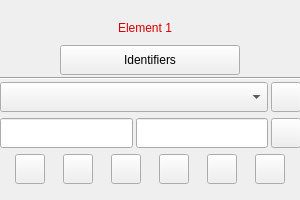
<?xml version="1.0" encoding="UTF-8"?>
<ui version="4.0">
 <class>Element</class>
 <widget class="QWidget" name="Element">
  <property name="geometry">
   <rect>
    <x>0</x>
    <y>0</y>
    <width>300</width>
    <height>200</height>
   </rect>
  </property>
  <property name="sizePolicy">
   <sizepolicy hsizetype="Fixed" vsizetype="Fixed">
    <horstretch>0</horstretch>
    <verstretch>0</verstretch>
   </sizepolicy>
  </property>
  <property name="minimumSize">
   <size>
    <width>300</width>
    <height>200</height>
   </size>
  </property>
  <property name="maximumSize">
   <size>
    <width>300</width>
    <height>200</height>
   </size>
  </property>
  <property name="windowTitle">
   <string>Element</string>
  </property>
  <widget class="QWidget" name="layoutWidget">
   <property name="geometry">
    <rect>
     <x>0</x>
     <y>0</y>
     <width>301</width>
     <height>201</height>
    </rect>
   </property>
   <layout class="QVBoxLayout" name="main_v_layout">
    <property name="spacing">
     <number>0</number>
    </property>
    <property name="leftMargin">
     <number>0</number>
    </property>
    <property name="rightMargin">
     <number>0</number>
    </property>
    <item>
     <widget class="QLabel" name="label">
      <property name="minimumSize">
       <size>
        <width>290</width>
        <height>30</height>
       </size>
      </property>
      <property name="maximumSize">
       <size>
        <width>290</width>
        <height>30</height>
       </size>
      </property>
      <property name="palette">
       <palette>
        <active>
         <colorrole role="WindowText">
          <brush brushstyle="SolidPattern">
           <color alpha="255">
            <red>216</red>
            <green>0</green>
            <blue>0</blue>
           </color>
          </brush>
         </colorrole>
        </active>
        <inactive>
         <colorrole role="WindowText">
          <brush brushstyle="SolidPattern">
           <color alpha="255">
            <red>216</red>
            <green>0</green>
            <blue>0</blue>
           </color>
          </brush>
         </colorrole>
        </inactive>
        <disabled>
         <colorrole role="WindowText">
          <brush brushstyle="SolidPattern">
           <color alpha="255">
            <red>159</red>
            <green>158</green>
            <blue>158</blue>
           </color>
          </brush>
         </colorrole>
        </disabled>
       </palette>
      </property>
      <property name="frameShape">
       <enum>QFrame::NoFrame</enum>
      </property>
      <property name="text">
       <string>Element 1</string>
      </property>
      <property name="alignment">
       <set>Qt::AlignCenter</set>
      </property>
     </widget>
    </item>
    <item>
     <layout class="QHBoxLayout" name="choose_h_layout">
      <item>
       <widget class="QPushButton" name="type_button">
        <property name="minimumSize">
         <size>
          <width>180</width>
          <height>30</height>
         </size>
        </property>
        <property name="maximumSize">
         <size>
          <width>180</width>
          <height>30</height>
         </size>
        </property>
        <property name="focusPolicy">
         <enum>Qt::NoFocus</enum>
        </property>
        <property name="toolTip">
         <string>Select type of element</string>
        </property>
        <property name="text">
         <string>Identifiers</string>
        </property>
       </widget>
      </item>
     </layout>
    </item>
    <item>
     <widget class="Line" name="line">
      <property name="orientation">
       <enum>Qt::Horizontal</enum>
      </property>
     </widget>
    </item>
    <item>
     <layout class="QVBoxLayout" name="identifiers_v_layout">
      <item>
       <layout class="QHBoxLayout" name="combo_box_h_layout">
        <property name="spacing">
         <number>3</number>
        </property>
        <item>
         <widget class="QComboBox" name="combo_box">
          <property name="sizePolicy">
           <sizepolicy hsizetype="Expanding" vsizetype="Fixed">
            <horstretch>0</horstretch>
            <verstretch>0</verstretch>
           </sizepolicy>
          </property>
          <property name="minimumSize">
           <size>
            <width>0</width>
            <height>30</height>
           </size>
          </property>
          <property name="maximumSize">
           <size>
            <width>16777215</width>
            <height>30</height>
           </size>
          </property>
         </widget>
        </item>
        <item>
         <widget class="QPushButton" name="delete_button">
          <property name="sizePolicy">
           <sizepolicy hsizetype="Fixed" vsizetype="Fixed">
            <horstretch>0</horstretch>
            <verstretch>0</verstretch>
           </sizepolicy>
          </property>
          <property name="minimumSize">
           <size>
            <width>30</width>
            <height>30</height>
           </size>
          </property>
          <property name="maximumSize">
           <size>
            <width>30</width>
            <height>30</height>
           </size>
          </property>
          <property name="focusPolicy">
           <enum>Qt::NoFocus</enum>
          </property>
          <property name="text">
           <string/>
          </property>
          <property name="icon">
           <iconset resource="resources.qrc">
            <normaloff>:/resources/close.png</normaloff>:/resources/close.png</iconset>
          </property>
          <property name="iconSize">
           <size>
            <width>30</width>
            <height>30</height>
           </size>
          </property>
         </widget>
        </item>
       </layout>
      </item>
      <item>
       <layout class="QHBoxLayout" name="line_edit_h_layout">
        <property name="spacing">
         <number>3</number>
        </property>
        <item>
         <widget class="QLineEdit" name="line_edit">
          <property name="minimumSize">
           <size>
            <width>0</width>
            <height>30</height>
           </size>
          </property>
          <property name="maximumSize">
           <size>
            <width>16777215</width>
            <height>30</height>
           </size>
          </property>
         </widget>
        </item>
        <item>
         <widget class="QLineEdit" name="line_edit_2">
          <property name="enabled">
           <bool>true</bool>
          </property>
          <property name="minimumSize">
           <size>
            <width>0</width>
            <height>30</height>
           </size>
          </property>
          <property name="maximumSize">
           <size>
            <width>16777215</width>
            <height>30</height>
           </size>
          </property>
          <property name="toolTip">
           <string>Ending mark of multiline comment</string>
          </property>
         </widget>
        </item>
        <item>
         <widget class="QPushButton" name="add_button">
          <property name="sizePolicy">
           <sizepolicy hsizetype="Fixed" vsizetype="Fixed">
            <horstretch>0</horstretch>
            <verstretch>0</verstretch>
           </sizepolicy>
          </property>
          <property name="minimumSize">
           <size>
            <width>30</width>
            <height>30</height>
           </size>
          </property>
          <property name="maximumSize">
           <size>
            <width>30</width>
            <height>30</height>
           </size>
          </property>
          <property name="focusPolicy">
           <enum>Qt::NoFocus</enum>
          </property>
          <property name="toolTip">
           <string>Add identifier into set of selected identifiers</string>
          </property>
          <property name="text">
           <string/>
          </property>
          <property name="icon">
           <iconset resource="resources.qrc">
            <normaloff>:/resources/up.png</normaloff>:/resources/up.png</iconset>
          </property>
          <property name="iconSize">
           <size>
            <width>30</width>
            <height>30</height>
           </size>
          </property>
         </widget>
        </item>
       </layout>
      </item>
      <item>
       <layout class="QHBoxLayout" name="colors_h_layout">
        <property name="spacing">
         <number>3</number>
        </property>
        <item>
         <widget class="QPushButton" name="color_1_button">
          <property name="sizePolicy">
           <sizepolicy hsizetype="Fixed" vsizetype="Fixed">
            <horstretch>0</horstretch>
            <verstretch>0</verstretch>
           </sizepolicy>
          </property>
          <property name="minimumSize">
           <size>
            <width>30</width>
            <height>30</height>
           </size>
          </property>
          <property name="maximumSize">
           <size>
            <width>30</width>
            <height>30</height>
           </size>
          </property>
          <property name="focusPolicy">
           <enum>Qt::NoFocus</enum>
          </property>
          <property name="toolTip">
           <string>Color of element for first theme</string>
          </property>
          <property name="text">
           <string/>
          </property>
          <property name="icon">
           <iconset resource="resources.qrc">
            <normaloff>:/resources/11.png</normaloff>:/resources/11.png</iconset>
          </property>
          <property name="iconSize">
           <size>
            <width>30</width>
            <height>30</height>
           </size>
          </property>
         </widget>
        </item>
        <item>
         <widget class="QPushButton" name="color_2_button">
          <property name="sizePolicy">
           <sizepolicy hsizetype="Fixed" vsizetype="Fixed">
            <horstretch>0</horstretch>
            <verstretch>0</verstretch>
           </sizepolicy>
          </property>
          <property name="minimumSize">
           <size>
            <width>30</width>
            <height>30</height>
           </size>
          </property>
          <property name="maximumSize">
           <size>
            <width>30</width>
            <height>30</height>
           </size>
          </property>
          <property name="focusPolicy">
           <enum>Qt::NoFocus</enum>
          </property>
          <property name="toolTip">
           <string>Color of element for second theme</string>
          </property>
          <property name="text">
           <string/>
          </property>
          <property name="icon">
           <iconset resource="resources.qrc">
            <normaloff>:/resources/21.png</normaloff>:/resources/21.png</iconset>
          </property>
          <property name="iconSize">
           <size>
            <width>30</width>
            <height>30</height>
           </size>
          </property>
         </widget>
        </item>
        <item>
         <widget class="QPushButton" name="color_3_button">
          <property name="sizePolicy">
           <sizepolicy hsizetype="Fixed" vsizetype="Fixed">
            <horstretch>0</horstretch>
            <verstretch>0</verstretch>
           </sizepolicy>
          </property>
          <property name="minimumSize">
           <size>
            <width>30</width>
            <height>30</height>
           </size>
          </property>
          <property name="maximumSize">
           <size>
            <width>30</width>
            <height>30</height>
           </size>
          </property>
          <property name="focusPolicy">
           <enum>Qt::NoFocus</enum>
          </property>
          <property name="toolTip">
           <string>Color of element for third theme</string>
          </property>
          <property name="text">
           <string/>
          </property>
          <property name="icon">
           <iconset resource="resources.qrc">
            <normaloff>:/resources/31.png</normaloff>:/resources/31.png</iconset>
          </property>
          <property name="iconSize">
           <size>
            <width>30</width>
            <height>30</height>
           </size>
          </property>
         </widget>
        </item>
        <item>
         <widget class="QPushButton" name="color_4_button">
          <property name="sizePolicy">
           <sizepolicy hsizetype="Fixed" vsizetype="Fixed">
            <horstretch>0</horstretch>
            <verstretch>0</verstretch>
           </sizepolicy>
          </property>
          <property name="minimumSize">
           <size>
            <width>30</width>
            <height>30</height>
           </size>
          </property>
          <property name="maximumSize">
           <size>
            <width>30</width>
            <height>30</height>
           </size>
          </property>
          <property name="focusPolicy">
           <enum>Qt::NoFocus</enum>
          </property>
          <property name="toolTip">
           <string>Color of element for fourth theme</string>
          </property>
          <property name="text">
           <string/>
          </property>
          <property name="icon">
           <iconset resource="resources.qrc">
            <normaloff>:/resources/41.png</normaloff>:/resources/41.png</iconset>
          </property>
          <property name="iconSize">
           <size>
            <width>30</width>
            <height>30</height>
           </size>
          </property>
         </widget>
        </item>
        <item>
         <widget class="QPushButton" name="color_5_button">
          <property name="sizePolicy">
           <sizepolicy hsizetype="Fixed" vsizetype="Fixed">
            <horstretch>0</horstretch>
            <verstretch>0</verstretch>
           </sizepolicy>
          </property>
          <property name="minimumSize">
           <size>
            <width>30</width>
            <height>30</height>
           </size>
          </property>
          <property name="maximumSize">
           <size>
            <width>30</width>
            <height>30</height>
           </size>
          </property>
          <property name="focusPolicy">
           <enum>Qt::NoFocus</enum>
          </property>
          <property name="toolTip">
           <string>Color of element for fifth theme</string>
          </property>
          <property name="text">
           <string/>
          </property>
          <property name="icon">
           <iconset resource="resources.qrc">
            <normaloff>:/resources/51.png</normaloff>:/resources/51.png</iconset>
          </property>
          <property name="iconSize">
           <size>
            <width>30</width>
            <height>30</height>
           </size>
          </property>
         </widget>
        </item>
        <item>
         <widget class="QPushButton" name="color_6_button">
          <property name="sizePolicy">
           <sizepolicy hsizetype="Fixed" vsizetype="Fixed">
            <horstretch>0</horstretch>
            <verstretch>0</verstretch>
           </sizepolicy>
          </property>
          <property name="minimumSize">
           <size>
            <width>30</width>
            <height>30</height>
           </size>
          </property>
          <property name="maximumSize">
           <size>
            <width>30</width>
            <height>30</height>
           </size>
          </property>
          <property name="focusPolicy">
           <enum>Qt::NoFocus</enum>
          </property>
          <property name="toolTip">
           <string>Color of element for sixth theme</string>
          </property>
          <property name="text">
           <string/>
          </property>
          <property name="icon">
           <iconset resource="resources.qrc">
            <normaloff>:/resources/61.png</normaloff>:/resources/61.png</iconset>
          </property>
          <property name="iconSize">
           <size>
            <width>30</width>
            <height>30</height>
           </size>
          </property>
         </widget>
        </item>
       </layout>
      </item>
     </layout>
    </item>
   </layout>
  </widget>
 </widget>
 <layoutdefault spacing="6" margin="11"/>
 <resources>
  <include location="resources.qrc"/>
 </resources>
 <connections/>
</ui>
